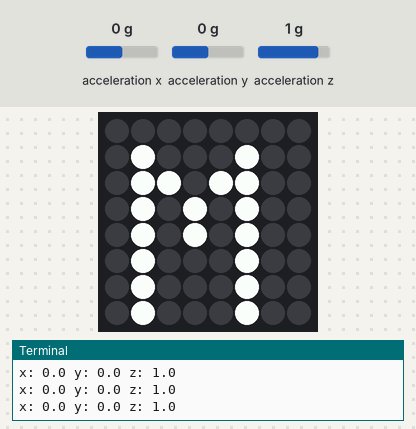
A program run on a simulated Raspberry Pi (BCM pin numbers) with a Sense HAT. On the bench: the Sense HAT's 8×8 RGB LED matrix, the last lines printed to the terminal. The inputs (shaded band) are chosen by the test bench; at power-on: acceleration x 0 g, acceleration y 0 g, acceleration z 1 g.

Above: at 1.2 s.
1.3 s: acceleration x set to -1.4 g
At 2.5 s:
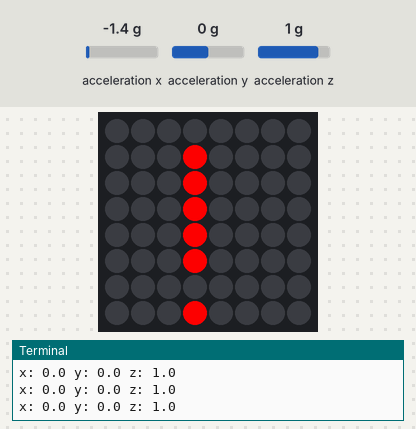
2.8 s: acceleration x set to -0.8 g
At 3.9 s:
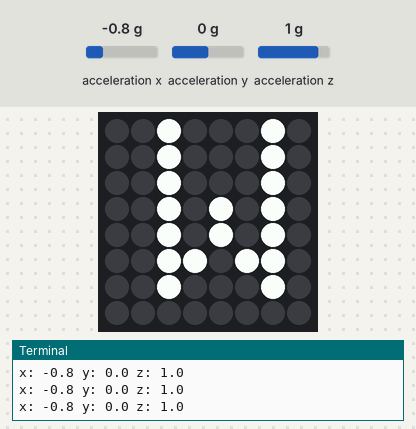
4.3 s: acceleration y set to -1.4 g
At 4.9 s:
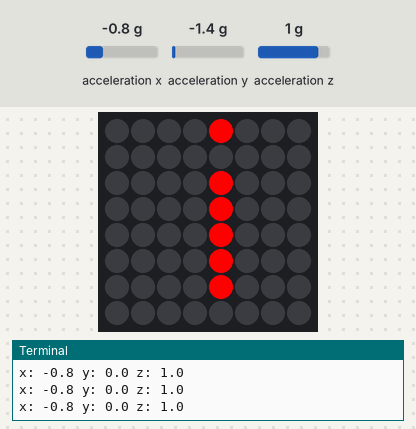
Timing chart, 0 to 7.3 s (numbered marks = the images above; inputs shaded):
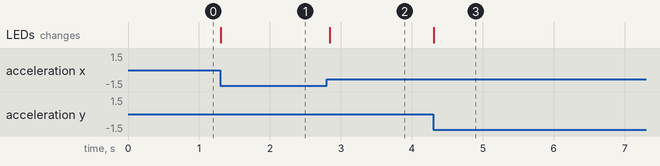

The program:

accelerometer.py
```python
#!/usr/bin/env python

from time import sleep
from sense_emu import SenseHat
sense = SenseHat()
sense.clear()

while True:
    acceleration = sense.get_accelerometer_raw()

    x = acceleration['x']
    y = acceleration['y']
    z = acceleration['z']

    if abs(x) > 1 or abs(y) > 1 or abs(z) > 1:
        sense.show_letter("!", (255, 0, 0))
    else:
        sense.show_letter("M", (255, 255, 255))

        print("x: {:.1f} y: {:.1f} z: {:.1f}".format(x, y, z))
        x = round(acceleration['x'], 0)
        y = round(acceleration['y'], 0)
        z = round(acceleration['z'], 0)
        if x == -1:
            sense.set_rotation(180)
        elif y == 1:
            sense.set_rotation(90)
        elif y == -1:
            sense.set_rotation(270)
        else:
            sense.set_rotation(0)
```

Measured:
- after the input at 1.3 s, the LEDs: change at once (image 1)
- after the input at 2.8 s, the LEDs: change at once (image 2)
- after the input at 4.3 s, the LEDs: change at once (image 3)
